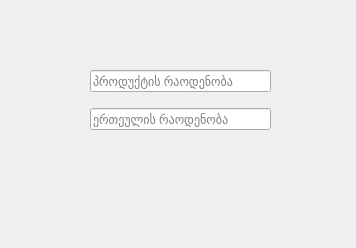
<?xml version="1.0" encoding="UTF-8"?>
<ui version="4.0">
 <class>Form</class>
 <widget class="QWidget" name="Form">
  <property name="geometry">
   <rect>
    <x>0</x>
    <y>0</y>
    <width>356</width>
    <height>248</height>
   </rect>
  </property>
  <property name="windowTitle">
   <string>Form</string>
  </property>
  <widget class="QWidget" name="">
   <property name="geometry">
    <rect>
     <x>90</x>
     <y>60</y>
     <width>181</width>
     <height>81</height>
    </rect>
   </property>
   <layout class="QVBoxLayout" name="verticalLayout">
    <item>
     <widget class="QLineEdit" name="produqt_qty">
      <property name="toolTip">
       <string>&lt;html&gt;&lt;head/&gt;&lt;body&gt;&lt;p&gt;&lt;br/&gt;&lt;/p&gt;&lt;/body&gt;&lt;/html&gt;</string>
      </property>
      <property name="placeholderText">
       <string>პროდუქტის რაოდენობა</string>
      </property>
     </widget>
    </item>
    <item>
     <widget class="QLineEdit" name="unit_qty">
      <property name="toolTip">
       <string>&lt;html&gt;&lt;head/&gt;&lt;body&gt;&lt;p&gt;&lt;br/&gt;&lt;/p&gt;&lt;/body&gt;&lt;/html&gt;</string>
      </property>
      <property name="text">
       <string/>
      </property>
      <property name="placeholderText">
       <string>ერთეულის რაოდენობა</string>
      </property>
     </widget>
    </item>
   </layout>
  </widget>
 </widget>
 <resources/>
 <connections/>
</ui>
